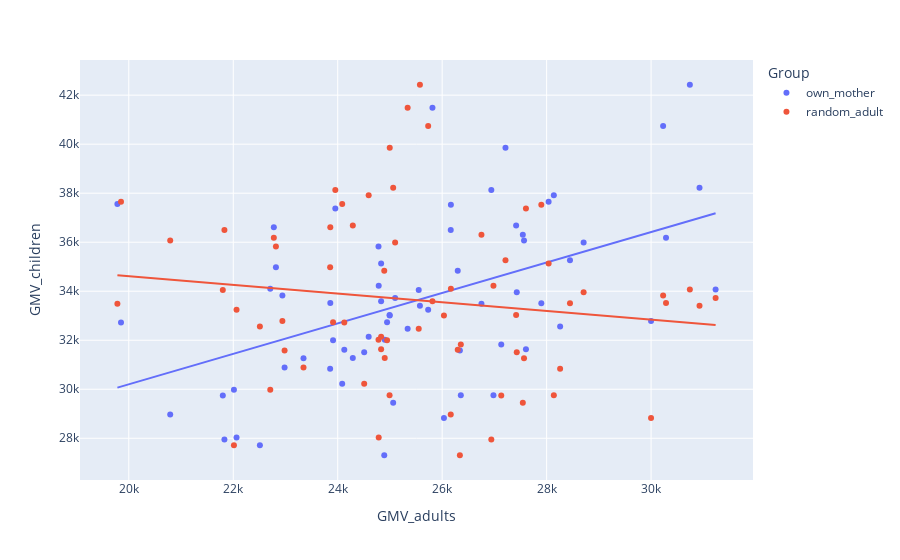

The notebook cell this image was saved under:
### Code cell
#seeing whether there is a difference in association between mothers or randomly assigned mother
fig = px.scatter(df, x="GMV_adults", y="GMV_children",color="Group ",trendline="ols")
fig.show()
